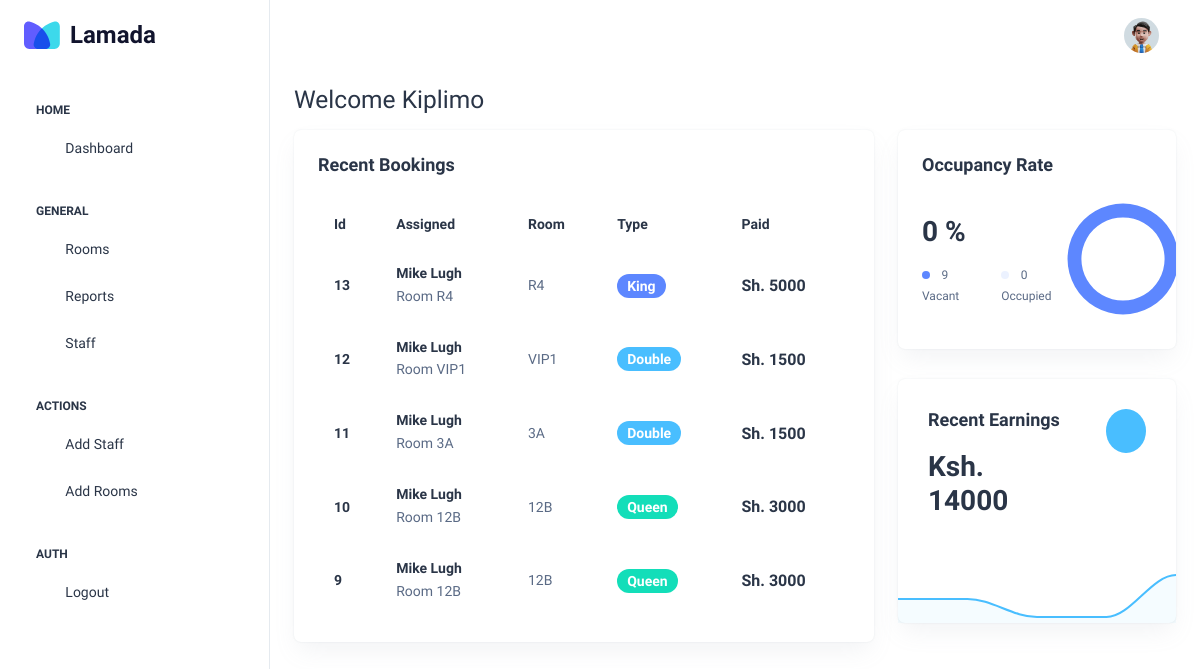
The page / (signed in) on the database its author committed.
### tables this page shows
CREATE TABLE 'users' (
    'id' INTEGER PRIMARY KEY AUTOINCREMENT,
    'email' VARCHAR(50) NOT NULL,
    'first_name' CHAR(50),
    'last_name' CHAR(50),
    'role' CHAR(50),
    'password' VARCHAR
);

CREATE TABLE 'bookings'(
    'id' INTEGER PRIMARY KEY AUTOINCREMENT,
    'customer_phone' VARCHAR (12) NOT NULL,
    'customer_name' VARCHAR (50) NOT NULL,
    'room_number' CHAR(30) NOT NULL,
    'room_type' CHAR(30) NOT NULL,
    'check_in' DATE NOT NULL,
    'check_out' DATE NOT NULL,
    'amount_paid' INTEGER NOUT NULL
);

### app.py (the view)
@app.route("/")
@login_required
def index():
    user = db.execute("SELECT role from users WHERE id = ?", session["user_id"])
    bookings = db.execute("SELECT * FROM bookings ORDER BY id DESC LIMIT 5")
    amounts = json.dumps(bookings)
    rooms = db.execute("SELECT * FROM ROOMS")
    status = list(map(lambda room: room["status"], rooms))
    rooms = [status.count(0), status.count(1)]
    if user[0]["role"] == "receptionist":
        return render_template(
            "reception.html", bookings=bookings, rooms=rooms, amounts=amounts
        )
    return render_template(
        "admin.html", bookings=bookings, rooms=rooms, amounts=amounts
    )

### app.py (called while the page is built)
@app.after_request
def after_request(response):
    response.headers["Cache-Control"] = "no-cache, no-store, must-revalidate"
    response.headers["Expires"] = 0
    response.headers["Pragma"] = "no-cache"
    return response

@app.context_processor
def user_details():
    if request.path == "/login":
        return {}
    row = db.execute(
        "SELECT first_name, last_name, role FROM users WHERE id = ?", session["user_id"]
    )
    return dict(user=row[0])

### helpers.py (called while the page is built)
def login_required(f):
    @wraps(f)
    def decorated_function(*args, **kwargs):
        if session.get("user_id") is None:
            return redirect("/login")
        return f(*args, **kwargs)
    return decorated_function

### templates/admin.html (shortened to what this page needs)
<!DOCTYPE html>
<html lang="en">
  <head>
    <link rel="stylesheet" href="../static/css/styles.min.css" />
  </head>
  <body>
    <div
      class="page-wrapper"
      id="main-wrapper"
      data-layout="vertical"
      data-navbarbg="skin6"
      data-sidebartype="full"
      data-sidebar-position="fixed"
      data-header-position="fixed"
    >
      <aside class="left-sidebar">
        <div>
          <div
            class="brand-logo d-flex align-items-center justify-content-between"
          >
            <a
              href="/"
              class="text-nowrap logo-img"
              style="display: flex; align-items: center"
            >
              <img src="../static/images/icon.svg" width="36" alt="" />
              <span
                style="
                  font-weight: 700;
                  font-size: 24px;
                  color: #11142d;
                  padding-left: 10px;
                "
                >Lamada</span
              >
            </a>
          </div>
          <nav class="sidebar-nav scroll-sidebar" data-simplebar="">
            <ul id="sidebarnav">
              <li class="nav-small-cap">
                <span class="hide-menu">Home</span>
              </li>
              <li class="sidebar-item">
                <a class="sidebar-link" href="/" aria-expanded="false">
                  <span>
                    <i class="ti ti-layout-dashboard"></i>
                  </span>
                  <span class="hide-menu">Dashboard</span>
                </a>
              </li>
              <li class="nav-small-cap">
                <span class="hide-menu">GENERAL</span>
              </li>
              <li class="sidebar-item">
                <a class="sidebar-link" href="/rooms" aria-expanded="false">
                  <span>
                    <i class="ti ti-bed"></i>
                  </span>
                  <span class="hide-menu">Rooms</span>
                </a>
              </li>
              <li class="sidebar-item">
                <a
                  class="sidebar-link"
                  href="./authentication-register.html"
                  aria-expanded="false"
                >
                  <span>
                    <i class="ti ti-file"></i>
                  </span>
                  <span class="hide-menu">Reports</span>
                </a>
              </li>
              <li class="sidebar-item">
                <a class="sidebar-link" href="/staff" aria-expanded="false">
                  <span>
                    <i class="ti ti-user"></i>
                  </span>
                  <span class="hide-menu">Staff</span>
                </a>
              </li>
              <li class="nav-small-cap">
                <span class="hide-menu">ACTIONS</span>
              </li>
              <li class="sidebar-item">
                <a
                  class="sidebar-link"
                  href="/register-employee"
                  aria-expanded="false"
                >
                  <span>
                    <i class="ti ti-user-plus"></i>
                  </span>
                  <span class="hide-menu">Add Staff</span>
                </a>
              </li>
              <li class="sidebar-item">
                <a
                  class="sidebar-link"
                  href="/register-room"
                  aria-expanded="false"
                >
                  <span>
                    <i class="ti ti-user-plus"></i>
                  </span>
                  <span class="hide-menu">Add Rooms</span>
                </a>
              </li>
              <li class="nav-small-cap">
                <span class="hide-menu">AUTH</span>
              </li>
              <li class="sidebar-item">
                <a class="sidebar-link" href="/logout" aria-expanded="false">
                  <span>
                    <i class="ti ti-login"></i>
                  </span>
                  <span class="hide-menu">Logout</span>
                </a>
              </li>
            </ul>
          </nav>
        </div>
      </aside>
      <div class="body-wrapper">
        <header class="app-header">
          <nav class="navbar navbar-expand-lg navbar-light">
            <div
              class="navbar-collapse justify-content-end px-0"
              id="navbarNav"
            >
              <ul
                class="navbar-nav flex-row ms-auto align-items-center justify-content-end"
              >
                <li class="nav-item dropdown">
                  <a
                    class="nav-link nav-icon-hover"
                    href="javascript:void(0)"
                    id="drop2"
                    data-bs-toggle="dropdown"
                    aria-expanded="false"
                  >
                    <img
                      src="../static/images/user.jpg"
                      alt=""
                      width="35"
                      height="35"
                      class="rounded-circle"
                    />
                  </a>
                </li>
              </ul>
            </div>
          </nav>
        </header>
        <div class="container-fluid">
          <div class="row">
            <h3 class="mb-3">Welcome {{user['last_name'].capitalize()}}</h3>
            <div class="col-lg-8 d-flex align-items-stretch">
              <div class="card w-100">
                <div class="card-body p-4">
                  <h5 class="card-title fw-semibold mb-4">Recent Bookings</h5>
                  <div class="table-responsive">
                    <table class="table text-nowrap mb-0 align-middle">
                      <thead class="text-dark fs-4">
                        <tr>
                          <th class="border-bottom-0">
                            <h6 class="fw-semibold mb-0">Id</h6>
                          </th>
                          <th class="border-bottom-0">
                            <h6 class="fw-semibold mb-0">Assigned</h6>
                          </th>
                          <th class="border-bottom-0">
                            <h6 class="fw-semibold mb-0">Room</h6>
                          </th>
                          <th class="border-bottom-0">
                            <h6 class="fw-semibold mb-0">Type</h6>
                          </th>
                          <th class="border-bottom-0">
                            <h6 class="fw-semibold mb-0">Paid</h6>
                          </th>
                        </tr>
                      </thead>
                      <tbody>
                        {%for booking in bookings%}
                        <tr>
                          <td class="border-bottom-0">
                            <h6 class="fw-semibold mb-0">{{booking['id']}}</h6>
                          </td>
                          <td class="border-bottom-0">
                            <h6 class="fw-semibold mb-1">
                              {{booking['customer_name']}}
                            </h6>
                            <span class="fw-normal"
                              >Room {{booking['room_number'].upper()}}</span
                            >
                          </td>
                          <td class="border-bottom-0">
                            <p class="mb-0 fw-normal">
                              {{booking['room_number'].upper()}}
                            </p>
                          </td>
                          <td class="border-bottom-0">
                            <div class="d-flex align-items-center gap-2">
                              <span
                                id="room-type"
                                class="badge bg-primary rounded-3 fw-semibold"
                                >{{booking['room_type'].capitalize()}}</span
                              >
                            </div>
                          </td>
                          <td class="border-bottom-0">
                            <h6 class="fw-semibold mb-0 fs-4">
                              Sh. {{booking['amount_paid']}}
                            </h6>
                          </td>
                        </tr>
                        {%endfor%}
                      </tbody>
                    </table>
                  </div>
                </div>
              </div>
            </div>
            <div class="col-lg-4">
              <div class="row">
                <div class="col-lg-12">
                  <div class="card overflow-hidden">
                    <div class="card-body p-4">
                      <h5 class="card-title mb-9 fw-semibold">
                        Occupancy Rate
                      </h5>
                      <div class="row align-items-center">
                        <div class="col-8">
                          <h2 class="fw-semibold mb-3 percentage">%</h2>
                          <div class="d-flex align-items-center">
                            <div class="me-4">
                              <span
                                class="round-8 bg-primary rounded-circle me-2 d-inline-block"
                              ></span>
                              <span class="fs-2 vacant"
                                >{{rooms[1]}} Vacant</span
                              >
                            </div>
                            <div>
                              <span
                                class="round-8 bg-light-primary rounded-circle me-2 d-inline-block"
                              ></span>
                              <span class="fs-2 occupied"
                                >{{rooms [0]}} Occupied</span
                              >
                            </div>
                          </div>
                        </div>
                        <div class="col-4">
                          <div class="d-flex justify-content-center">
                            <div id="breakup"></div>
                          </div>
                        </div>
                      </div>
                    </div>
                  </div>
                </div>
                <div class="col-lg-12">
                  <div class="card">
                    <div class="card-body">
                      <div class="row alig n-items-start">
                        <div class="col-8">
                          <h5 class="card-title mb-9 fw-semibold">
                            Recent Earnings
                          </h5>
                          <h2 class="fw-semibold mb-3 earned">Ksh</h2>
                        </div>
                        <div class="col-4">
                          <div class="d-flex justify-content-end">
                            <div
                              class="text-white bg-secondary rounded-circle p-6 d-flex align-items-center justify-content-center"
                            >
                              <i class="ti ti-currency-dollar fs-6"></i>
                            </div>
                          </div>
                        </div>
                      </div>
                    </div>
                    <div id="earning"></div>
                  </div>
                </div>
              </div>
            </div>
          </div>
        </div>
      </div>
    </div>
  </body>
</html>

### rows shown on the page
users: last_name "Kiplimo"
bookings: id "13", customer_name "Mike Lugh", room_number "R4", room_type "King", amount_paid "5000"
bookings: id "12", customer_name "Mike Lugh", room_number "VIP1", room_type "Double", amount_paid "1500"
bookings: id "11", customer_name "Mike Lugh", room_number "3A", room_type "Double", amount_paid "1500"
bookings: id "10", customer_name "Mike Lugh", room_number "12B", room_type "Queen", amount_paid "3000"
bookings: id "9", customer_name "Mike Lugh", room_number "12B", room_type "Queen", amount_paid "3000"

### other values the page prints
{{ rooms[1] }} "9"
{{ rooms [0] }} "0"
